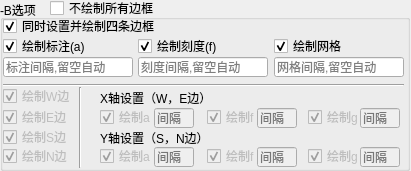
<?xml version="1.0" encoding="UTF-8"?>
<ui version="4.0">
 <class>GMT_B_option</class>
 <widget class="QWidget" name="GMT_B_option">
  <property name="geometry">
   <rect>
    <x>0</x>
    <y>0</y>
    <width>411</width>
    <height>171</height>
   </rect>
  </property>
  <property name="windowTitle">
   <string>Form</string>
  </property>
  <widget class="QGroupBox" name="B">
   <property name="geometry">
    <rect>
     <x>0</x>
     <y>0</y>
     <width>410</width>
     <height>171</height>
    </rect>
   </property>
   <property name="title">
    <string>-B选项</string>
   </property>
   <widget class="QLineEdit" name="a_stride_s">
    <property name="enabled">
     <bool>false</bool>
    </property>
    <property name="geometry">
     <rect>
      <x>154</x>
      <y>147</y>
      <width>40</width>
      <height>20</height>
     </rect>
    </property>
    <property name="placeholderText">
     <string>间隔</string>
    </property>
   </widget>
   <widget class="QCheckBox" name="e_axes">
    <property name="enabled">
     <bool>false</bool>
    </property>
    <property name="geometry">
     <rect>
      <x>3</x>
      <y>108</y>
      <width>71</width>
      <height>18</height>
     </rect>
    </property>
    <property name="text">
     <string>绘制E边</string>
    </property>
    <property name="checked">
     <bool>true</bool>
    </property>
   </widget>
   <widget class="QCheckBox" name="frame_w">
    <property name="enabled">
     <bool>false</bool>
    </property>
    <property name="geometry">
     <rect>
      <x>207</x>
      <y>108</y>
      <width>51</width>
      <height>18</height>
     </rect>
    </property>
    <property name="text">
     <string>绘制f</string>
    </property>
    <property name="checked">
     <bool>true</bool>
    </property>
   </widget>
   <widget class="QLineEdit" name="g_stride">
    <property name="geometry">
     <rect>
      <x>274</x>
      <y>57</y>
      <width>130</width>
      <height>20</height>
     </rect>
    </property>
    <property name="placeholderText">
     <string>网格间隔,留空自动</string>
    </property>
   </widget>
   <widget class="QCheckBox" name="n_axes">
    <property name="enabled">
     <bool>false</bool>
    </property>
    <property name="geometry">
     <rect>
      <x>3</x>
      <y>147</y>
      <width>71</width>
      <height>18</height>
     </rect>
    </property>
    <property name="text">
     <string>绘制N边</string>
    </property>
    <property name="checked">
     <bool>true</bool>
    </property>
   </widget>
   <widget class="QCheckBox" name="grid">
    <property name="geometry">
     <rect>
      <x>274</x>
      <y>37</y>
      <width>76</width>
      <height>18</height>
     </rect>
    </property>
    <property name="text">
     <string>绘制网格</string>
    </property>
    <property name="checked">
     <bool>true</bool>
    </property>
   </widget>
   <widget class="QCheckBox" name="s_axes">
    <property name="enabled">
     <bool>false</bool>
    </property>
    <property name="geometry">
     <rect>
      <x>3</x>
      <y>128</y>
      <width>71</width>
      <height>18</height>
     </rect>
    </property>
    <property name="text">
     <string>绘制S边</string>
    </property>
    <property name="checked">
     <bool>true</bool>
    </property>
   </widget>
   <widget class="QLineEdit" name="f_stride_s">
    <property name="enabled">
     <bool>false</bool>
    </property>
    <property name="geometry">
     <rect>
      <x>257</x>
      <y>147</y>
      <width>40</width>
      <height>20</height>
     </rect>
    </property>
    <property name="placeholderText">
     <string>间隔</string>
    </property>
   </widget>
   <widget class="QLineEdit" name="a_stride">
    <property name="geometry">
     <rect>
      <x>3</x>
      <y>57</y>
      <width>130</width>
      <height>20</height>
     </rect>
    </property>
    <property name="placeholderText">
     <string>标注间隔,留空自动</string>
    </property>
   </widget>
   <widget class="QCheckBox" name="annotation">
    <property name="geometry">
     <rect>
      <x>3</x>
      <y>37</y>
      <width>91</width>
      <height>18</height>
     </rect>
    </property>
    <property name="text">
     <string>绘制标注(a)</string>
    </property>
    <property name="checked">
     <bool>true</bool>
    </property>
   </widget>
   <widget class="QCheckBox" name="annotation_s">
    <property name="enabled">
     <bool>false</bool>
    </property>
    <property name="geometry">
     <rect>
      <x>100</x>
      <y>147</y>
      <width>51</width>
      <height>18</height>
     </rect>
    </property>
    <property name="text">
     <string>绘制a</string>
    </property>
    <property name="checked">
     <bool>true</bool>
    </property>
   </widget>
   <widget class="QLineEdit" name="a_stride_w">
    <property name="enabled">
     <bool>false</bool>
    </property>
    <property name="geometry">
     <rect>
      <x>154</x>
      <y>108</y>
      <width>40</width>
      <height>20</height>
     </rect>
    </property>
    <property name="placeholderText">
     <string>间隔</string>
    </property>
   </widget>
   <widget class="QCheckBox" name="grid_s">
    <property name="enabled">
     <bool>false</bool>
    </property>
    <property name="geometry">
     <rect>
      <x>308</x>
      <y>147</y>
      <width>51</width>
      <height>18</height>
     </rect>
    </property>
    <property name="text">
     <string>绘制g</string>
    </property>
    <property name="checked">
     <bool>true</bool>
    </property>
   </widget>
   <widget class="QLineEdit" name="g_stride_w">
    <property name="enabled">
     <bool>false</bool>
    </property>
    <property name="geometry">
     <rect>
      <x>360</x>
      <y>108</y>
      <width>40</width>
      <height>20</height>
     </rect>
    </property>
    <property name="placeholderText">
     <string>间隔</string>
    </property>
   </widget>
   <widget class="QLineEdit" name="g_stride_s">
    <property name="enabled">
     <bool>false</bool>
    </property>
    <property name="geometry">
     <rect>
      <x>360</x>
      <y>147</y>
      <width>40</width>
      <height>20</height>
     </rect>
    </property>
    <property name="placeholderText">
     <string>间隔</string>
    </property>
   </widget>
   <widget class="QCheckBox" name="all_axes">
    <property name="geometry">
     <rect>
      <x>3</x>
      <y>17</y>
      <width>401</width>
      <height>18</height>
     </rect>
    </property>
    <property name="text">
     <string>同时设置并绘制四条边框</string>
    </property>
    <property name="checked">
     <bool>true</bool>
    </property>
   </widget>
   <widget class="QCheckBox" name="annotation_w">
    <property name="enabled">
     <bool>false</bool>
    </property>
    <property name="geometry">
     <rect>
      <x>100</x>
      <y>108</y>
      <width>51</width>
      <height>18</height>
     </rect>
    </property>
    <property name="text">
     <string>绘制a</string>
    </property>
    <property name="checked">
     <bool>true</bool>
    </property>
   </widget>
   <widget class="QCheckBox" name="frame">
    <property name="geometry">
     <rect>
      <x>138</x>
      <y>37</y>
      <width>81</width>
      <height>18</height>
     </rect>
    </property>
    <property name="text">
     <string>绘制刻度(f)</string>
    </property>
    <property name="checked">
     <bool>true</bool>
    </property>
   </widget>
   <widget class="Line" name="line">
    <property name="geometry">
     <rect>
      <x>3</x>
      <y>77</y>
      <width>401</width>
      <height>16</height>
     </rect>
    </property>
    <property name="orientation">
     <enum>Qt::Horizontal</enum>
    </property>
   </widget>
   <widget class="QLineEdit" name="f_stride">
    <property name="geometry">
     <rect>
      <x>138</x>
      <y>57</y>
      <width>130</width>
      <height>20</height>
     </rect>
    </property>
    <property name="placeholderText">
     <string>刻度间隔,留空自动</string>
    </property>
   </widget>
   <widget class="QCheckBox" name="grid_w">
    <property name="enabled">
     <bool>false</bool>
    </property>
    <property name="geometry">
     <rect>
      <x>308</x>
      <y>108</y>
      <width>51</width>
      <height>18</height>
     </rect>
    </property>
    <property name="text">
     <string>绘制g</string>
    </property>
    <property name="checked">
     <bool>true</bool>
    </property>
   </widget>
   <widget class="QLineEdit" name="f_stride_w">
    <property name="enabled">
     <bool>false</bool>
    </property>
    <property name="geometry">
     <rect>
      <x>257</x>
      <y>108</y>
      <width>40</width>
      <height>20</height>
     </rect>
    </property>
    <property name="placeholderText">
     <string>间隔</string>
    </property>
   </widget>
   <widget class="QCheckBox" name="frame_s">
    <property name="enabled">
     <bool>false</bool>
    </property>
    <property name="geometry">
     <rect>
      <x>207</x>
      <y>147</y>
      <width>51</width>
      <height>18</height>
     </rect>
    </property>
    <property name="text">
     <string>绘制f</string>
    </property>
    <property name="checked">
     <bool>true</bool>
    </property>
   </widget>
   <widget class="QCheckBox" name="w_axes">
    <property name="enabled">
     <bool>false</bool>
    </property>
    <property name="geometry">
     <rect>
      <x>3</x>
      <y>87</y>
      <width>71</width>
      <height>18</height>
     </rect>
    </property>
    <property name="text">
     <string>绘制W边</string>
    </property>
    <property name="checked">
     <bool>true</bool>
    </property>
   </widget>
   <widget class="QCheckBox" name="all_disable">
    <property name="geometry">
     <rect>
      <x>50</x>
      <y>-1</y>
      <width>341</width>
      <height>18</height>
     </rect>
    </property>
    <property name="text">
     <string>不绘制所有边框</string>
    </property>
   </widget>
   <widget class="Line" name="line_2">
    <property name="geometry">
     <rect>
      <x>70</x>
      <y>87</y>
      <width>20</width>
      <height>81</height>
     </rect>
    </property>
    <property name="orientation">
     <enum>Qt::Vertical</enum>
    </property>
   </widget>
   <widget class="QLabel" name="label">
    <property name="geometry">
     <rect>
      <x>100</x>
      <y>90</y>
      <width>251</width>
      <height>16</height>
     </rect>
    </property>
    <property name="text">
     <string>X轴设置（W，E边）</string>
    </property>
   </widget>
   <widget class="QLabel" name="label_2">
    <property name="geometry">
     <rect>
      <x>100</x>
      <y>130</y>
      <width>251</width>
      <height>16</height>
     </rect>
    </property>
    <property name="text">
     <string>Y轴设置（S，N边）</string>
    </property>
   </widget>
  </widget>
 </widget>
 <tabstops>
  <tabstop>all_disable</tabstop>
  <tabstop>all_axes</tabstop>
  <tabstop>annotation</tabstop>
  <tabstop>a_stride</tabstop>
  <tabstop>frame</tabstop>
  <tabstop>f_stride</tabstop>
  <tabstop>grid</tabstop>
  <tabstop>g_stride</tabstop>
  <tabstop>w_axes</tabstop>
  <tabstop>e_axes</tabstop>
  <tabstop>annotation_w</tabstop>
  <tabstop>a_stride_w</tabstop>
  <tabstop>frame_w</tabstop>
  <tabstop>f_stride_w</tabstop>
  <tabstop>grid_w</tabstop>
  <tabstop>g_stride_w</tabstop>
  <tabstop>s_axes</tabstop>
  <tabstop>n_axes</tabstop>
  <tabstop>annotation_s</tabstop>
  <tabstop>a_stride_s</tabstop>
  <tabstop>frame_s</tabstop>
  <tabstop>f_stride_s</tabstop>
  <tabstop>grid_s</tabstop>
  <tabstop>g_stride_s</tabstop>
 </tabstops>
 <resources/>
 <connections/>
</ui>
